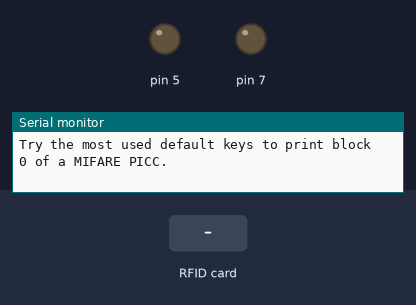
Bench run of a sketch on a simulated Arduino Uno, built with avr-gcc and run on an emulated ATmega328P. On the bench: output pins drawn as LEDs (lit = HIGH), the last lines printed to the serial monitor. The inputs (shaded band) are chosen by the test bench. Pins used as bus, display or sensor lines are not drawn.

Above: at 1.2 s.
1.3 s: RFID card 5E 7A 19 C4 held to the reader
At 2.7 s:
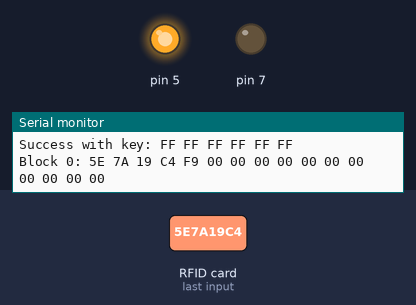
Timing chart, 0 to 4.3 s (numbered marks = the images above; inputs shaded):
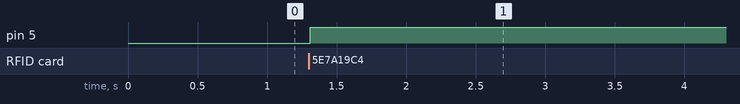

Measured:
- after the input at 1.3 s, pin 5: LOW → HIGH at once

The sketch:

rfid_default_keys.ino
```cpp
/*
 * ----------------------------------------------------------------------------
 * This is a MFRC522 library example; see https://github.com/miguelbalboa/rfid
 * for further details and other examples.
 *
 * NOTE: The library file MFRC522.h has a lot of useful info. Please read it.
 *
 * Released into the public domain.
 * ----------------------------------------------------------------------------
 * Example sketch/program which will try the most used default keys listed in
 * https://code.google.com/p/mfcuk/wiki/MifareClassicDefaultKeys to dump the
 * block 0 of a MIFARE RFID card using a RFID-RC522 reader.
 *
 * Typical pin layout used:
 * -----------------------------------------------------------------------------------------
 *             MFRC522      Arduino       Arduino   Arduino    Arduino          Arduino
 *             Reader/PCD   Uno/101       Mega      Nano v3    Leonardo/Micro   Pro Micro
 * Signal      Pin          Pin           Pin       Pin        Pin              Pin
 * -----------------------------------------------------------------------------------------
 * RST/Reset   RST          9             5         D9         RESET/ICSP-5     RST
 * SPI SS      SDA(SS)      10            53        D10        10               10
 * SPI MOSI    MOSI         11 / ICSP-4   51        D11        ICSP-4           16
 * SPI MISO    MISO         12 / ICSP-1   50        D12        ICSP-1           14
 * SPI SCK     SCK          13 / ICSP-3   52        D13        ICSP-3           15
 *
 */

#include <SPI.h>
#include <MFRC522.h>

#define RST_PIN         9           // Configurable, see typical pin layout above
#define SS_PIN          10          // Configurable, see typical pin layout above

String mydecrfidcard = "";

MFRC522 mfrc522(SS_PIN, RST_PIN);   // Create MFRC522 instance.

// Number of known default keys (hard-coded)
// NOTE: Synchronize the NR_KNOWN_KEYS define with the defaultKeys[] array
#define NR_KNOWN_KEYS   8
// Known keys, see: https://code.google.com/p/mfcuk/wiki/MifareClassicDefaultKeys
byte knownKeys[NR_KNOWN_KEYS][MFRC522::MF_KEY_SIZE] =  {
    {0xff, 0xff, 0xff, 0xff, 0xff, 0xff}, // FF FF FF FF FF FF = factory default
    {0xa0, 0xa1, 0xa2, 0xa3, 0xa4, 0xa5}, // A0 A1 A2 A3 A4 A5
    {0xb0, 0xb1, 0xb2, 0xb3, 0xb4, 0xb5}, // B0 B1 B2 B3 B4 B5
    {0x4d, 0x3a, 0x99, 0xc3, 0x51, 0xdd}, // 4D 3A 99 C3 51 DD
    {0x1a, 0x98, 0x2c, 0x7e, 0x45, 0x9a}, // 1A 98 2C 7E 45 9A
    {0xd3, 0xf7, 0xd3, 0xf7, 0xd3, 0xf7}, // D3 F7 D3 F7 D3 F7
    {0xaa, 0xbb, 0xcc, 0xdd, 0xee, 0xff}, // AA BB CC DD EE FF
    {0x00, 0x00, 0x00, 0x00, 0x00, 0x00}  // 00 00 00 00 00 00
};

/*
 * Initialize.
 */
void setup() {
    pinMode(7,OUTPUT);
    pinMode(5,OUTPUT);
    Serial.begin(9600);         // Initialize serial communications with the PC
    while (!Serial);            // Do nothing if no serial port is opened (added for Arduinos based on ATMEGA32U4)
    SPI.begin();                // Init SPI bus
    mfrc522.PCD_Init();         // Init MFRC522 card
    Serial.println(F("Try the most used default keys to print block 0 of a MIFARE PICC."));
}

/*
 * Helper routine to dump a byte array as hex values to Serial.
 */
void dump_byte_array(byte *buffer, byte bufferSize) {
    for (byte i = 0; i < bufferSize; i++) {
        Serial.print(buffer[i] < 0x10 ? " 0" : " ");
        Serial.print(buffer[i], HEX);
        mydecrfidcard = mydecrfidcard + buffer[i];
    }
}

/*
 * Try using the PICC (the tag/card) with the given key to access block 0.
 * On success, it will show the key details, and dump the block data on Serial.
 *
 * @return true when the given key worked, false otherwise.
 */
bool try_key(MFRC522::MIFARE_Key *key)
{
    bool result = false;
    byte buffer[18];
    byte block = 0;
    MFRC522::StatusCode status;

    // Serial.println(F("Authenticating using key A..."));
    status = mfrc522.PCD_Authenticate(MFRC522::PICC_CMD_MF_AUTH_KEY_A, block, key, &(mfrc522.uid));
    if (status != MFRC522::STATUS_OK) {
        // Serial.print(F("PCD_Authenticate() failed: "));
        // Serial.println(mfrc522.GetStatusCodeName(status));
        return false;
    }

    // Read block
    byte byteCount = sizeof(buffer);
    status = mfrc522.MIFARE_Read(block, buffer, &byteCount);
    if (status != MFRC522::STATUS_OK) {
        // Serial.print(F("MIFARE_Read() failed: "));
        // Serial.println(mfrc522.GetStatusCodeName(status));
    }
    else {
        // Successful read
        result = true;
        Serial.print(F("Success with key:"));
        dump_byte_array((*key).keyByte, MFRC522::MF_KEY_SIZE);
        Serial.println();
        // Dump block data
        Serial.print(F("Block ")); Serial.print(block); Serial.print(F(":"));
        dump_byte_array(buffer, 16);
        Serial.println();
    }
    Serial.println();

    mfrc522.PICC_HaltA();       // Halt PICC
    mfrc522.PCD_StopCrypto1();  // Stop encryption on PCD
    return result;
}

/*
 * Main loop.
 */
void loop() {
    // Reset the loop if no new card present on the sensor/reader. This saves the entire process when idle.
    if ( ! mfrc522.PICC_IsNewCardPresent()){
        return;
    }

    // Select one of the cards
    if ( ! mfrc522.PICC_ReadCardSerial()){
        return;
    }

    // Show some details of the PICC (that is: the tag/card)
    Serial.print(F("Card UID:"));
    dump_byte_array(mfrc522.uid.uidByte, mfrc522.uid.size);

    Serial.print(mydecrfidcard);

    if(mydecrfidcard == "251601216"){
      digitalWrite(7,HIGH);
      digitalWrite(5,LOW);
    } else{
      digitalWrite(7,LOW);
      digitalWrite(5,HIGH);
    }

    Serial.println();
    Serial.print(F("PICC type: "));
    MFRC522::PICC_Type piccType = mfrc522.PICC_GetType(mfrc522.uid.sak);
    Serial.println(mfrc522.PICC_GetTypeName(piccType));

    // Try the known default keys
    MFRC522::MIFARE_Key key;
    for (byte k = 0; k < NR_KNOWN_KEYS; k++) {
        // Copy the known key into the MIFARE_Key structure
        for (byte i = 0; i < MFRC522::MF_KEY_SIZE; i++) {
            key.keyByte[i] = knownKeys[k][i];
        }
        // Try the key
        if (try_key(&key)) {
            // Found and reported on the key and block,
            // no need to try other keys for this PICC
            break;
        }

        // http://arduino.stackexchange.com/a/14316
        if ( ! mfrc522.PICC_IsNewCardPresent())
            break;
        if ( ! mfrc522.PICC_ReadCardSerial())
            break;
    }

    mydecrfidcard = "";
}
```
